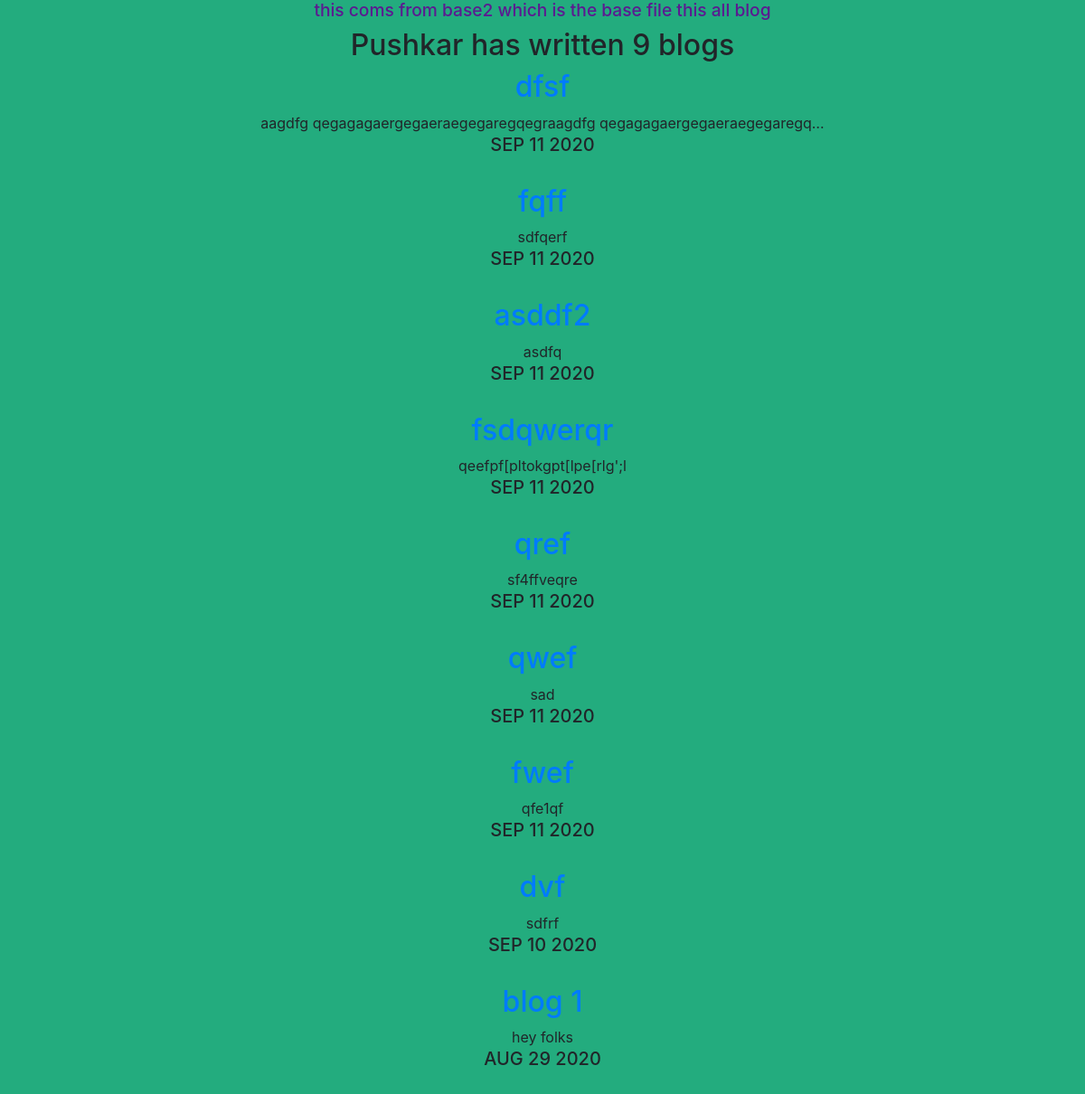
Screenshot of /blog/ with the database file from the repository.
### blog/models.py (models this page shows, shortened)
class Blogs(models.Model):
    title = models.CharField(max_length = 200)
    disription = models.TextField()
    url = models.URLField(blank = True)
    date = models.DateTimeField(default=datetime.now(),blank=True)

### blog/views.py (the view)
# urls.py: path('',views.all_blogs,name='all_blogs'),
def all_blogs(request):
    blogs = Blogs.objects.order_by('-date')#[:5]#puts limit
    return render(request,'all_blogs.html',{'bb':blogs} )

### blog/templates/all_blogs.html (shortened to what this page needs)
{% extends 'base2.html'%}
{% block content %}
<h2>Pushkar has written {{bb.count}} blog{{bb.count|pluralize}}</h2>
<head>
    {% load static %}
    <link rel="stylesheet" type="text/css" href="{% static 'cssblog/all_blogs.css'%}">
</head>
{% for b in bb %}
<a href="{% url 'blog:detail' b.id %}"><h2>{{b.title}}</h2></a>
{{b.disription|safe|truncatechars:70}}
<br>
<h5>
{{b.date|date:'M d Y'|upper}}
</h5>
<br>
{%endfor%}
{% endblock %}

### portfolio/static/cssblog/all_blogs.css (style rules this page uses)
body { background-color: rgb(35, 172, 126); text-align: center; }

### rows the page displays
Blogs: title "dfsf", disription "aagdfg qegagagaergegaeraegegaregqegraagdfg qegagagaergegaeraegegaregq…", date "SEP 11 2020"
Blogs: title "fqff", disription "sdfqerf", date "SEP 11 2020"
Blogs: title "asddf2", disription "asdfq", date "SEP 11 2020"
Blogs: title "fsdqwerqr", disription "qeefpf[pltokgpt[lpe[rlg';l", date "SEP 11 2020"
Blogs: title "qref", disription "sf4ffveqre", date "SEP 11 2020"
Blogs: title "qwef", disription "sad", date "SEP 11 2020"
Blogs: title "fwef", disription "qfe1qf", date "SEP 11 2020"
Blogs: title "dvf", disription "sdfrf", date "SEP 10 2020"
Blogs: title "blog 1", disription "hey folks", date "AUG 29 2020"

### other values shown
{{ bb.count }} "9"
